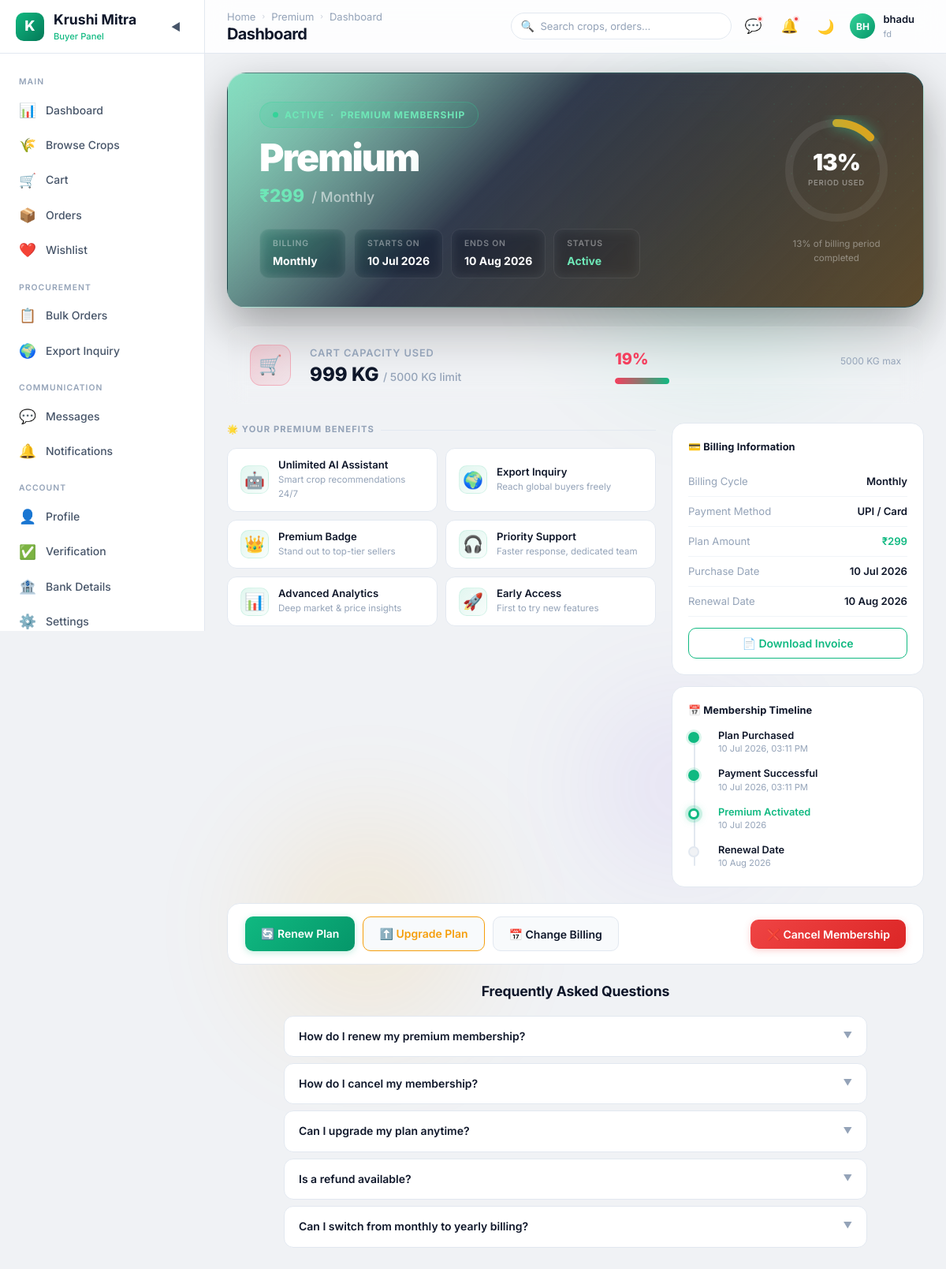
/buyer/current_plan/ (signed in), run on an earlier commit of the app's database.
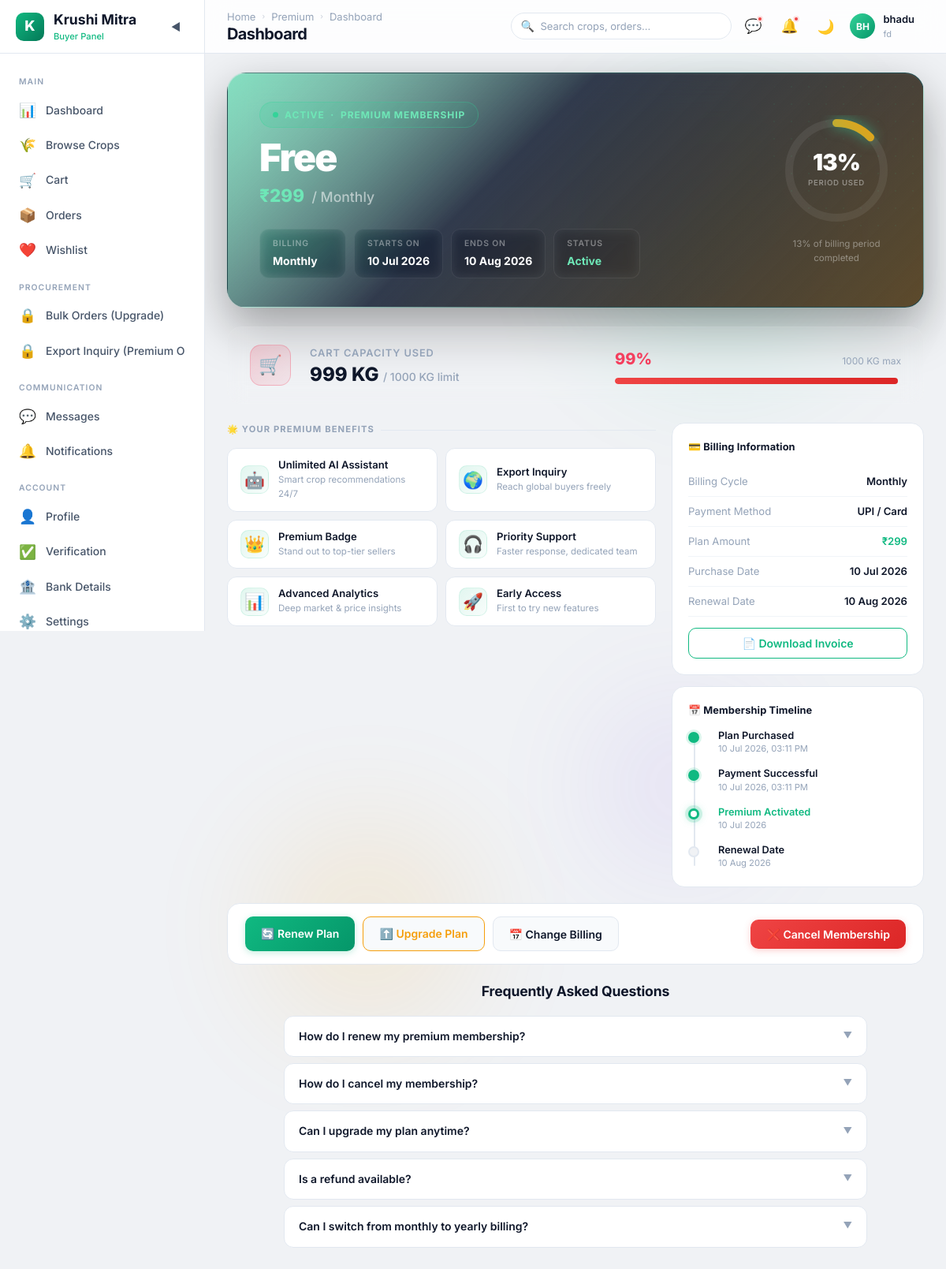
And on a later commit of the database.
### buyer/models.py (models this page shows, shortened)
class premium_buyer(models.Model):
    PREMIUM_CHOOSE =  (
        ('Free', 'Free'),
        ('Standard', 'Standard'),
        ('Premium', 'Premium'),
    )
    PREMIUM_TYPECHOOSE =  (
        ('Monthly', 'Monthly'),
        ('Yearly', 'Yearly'),
    )
    user = models.ForeignKey(Buyer, on_delete=models.CASCADE, related_name='Premium_user')
    premium_type = models.CharField(max_length=20,choices=PREMIUM_CHOOSE)
    premium_time = models.CharField(max_length=20,choices=PREMIUM_TYPECHOOSE)
    purchase_date = models.DateTimeField(default=timezone.now)
    @property
    def end_date(self):
        if self.premium_time == "Monthly":
            return self.purchase_date + relativedelta(months=1)
        elif self.premium_time == "Yearly":
            return self.purchase_date + relativedelta(years=1)
    @property
    def is_expired(self):
        if self.premium_type == "Free":
            return False
        return timezone.now() > self.end_date

class Cart(models.Model):
    user = models.OneToOneField(
        User,
        on_delete=models.CASCADE,
        related_name='cart'
    )
    tax_per = models.IntegerField(blank=True, null=True,default=5)
    total_kg = models.IntegerField(blank=True, null=True)
    cart_limit = models.IntegerField(blank=True, null=True,default=1000)
    created_at = models.DateTimeField(auto_now_add=True)
    updated_at = models.DateTimeField(auto_now=True)

### farmer/views.py (the view)
        def wrapper(request, *args, **kwargs):
            if "contact" in request.session:
                try:
                    user = User.objects.get(contact=request.session['contact'])
                    request.uid = user
                    if user.role not in allowed_roles:
                        messages.error(request, "Access Denied")
                        return redirect('login')
                    return view_function(request, *args, **kwargs)
                except User.DoesNotExist:
                    return redirect('login')
            return redirect('login')

### buyer/views.py (called while the page is built)
@check_login(['Buyer'])
def current_plan(request):
    uid = request.uid
    buyr = Buyer.objects.get(user=uid)
    premium_type = premium_buyer.objects.get(user=buyr)
    cart = Cart.objects.get(user=uid)
    cart_used = cart.total_kg
    cart_limit = cart.cart_limit
    cart_usage_pct = min(int((cart_used / cart_limit) * 100), 100)
    last_buy = premium_history.objects.filter(user=buyr).first()
    return render(request, "buyer/current_plan.html", {
        'buyr': buyr,
        'premium_type': premium_type,
        'cart': cart,
        'cart_used': cart_used,
        'cart_usage_pct': cart_usage_pct,
        'last_buy':last_buy
    })

### buyer/templates/buyer/current_plan.html (shortened to what the changed rows need)
<!DOCTYPE html>
{% load static %}
<html lang="en">
<head>
  <link rel="stylesheet" href="{% static 'buyer/css/style.css' %}">
  <link rel="stylesheet" href="{% static 'buyer/css/current_plan.css' %}">
</head>
<body>
  <div class="app-layout">
    <aside class="sidebar">
      <nav class="sidebar-nav">
        {% if buyr.is_premiume %}
        <a href="{% url 'buyer_bulk_order' %}" class="sidebar-item" data-tooltip="Bulk Orders">
          <span class="sidebar-item-icon">📋</span>
          <span class="sidebar-item-text">Bulk Orders</span>
        </a>
        {% if premium_type.premium_type == 'Premium' %}
        <a href="{% url 'buyer_export_inquiry' %}" class="sidebar-item" data-tooltip="Export Inquiry">
          <span class="sidebar-item-icon">🌍</span>
          <span class="sidebar-item-text">Export Inquiry</span>
        </a>
        {% else %}
        <a href="#" class="sidebar-item disabled-link"
          onclick="showToast('warning','Premium Only','Export Inquiry is available for Premium users only.'); return false;">
          <span class="sidebar-item-icon">🔒</span>
          <span class="sidebar-item-text">Export Inquiry (Premium Only)</span>
        </a>
        {% endif %}
        {% else %}
        <a href="#" class="sidebar-item disabled-link"
          onclick="showToast('warning','Upgrade Required','Upgrade to unlock Bulk Orders.'); return false;">
          <span class="sidebar-item-icon">🔒</span>
          <span class="sidebar-item-text">Bulk Orders (Upgrade)</span>
        </a>
        <a href="#" class="sidebar-item disabled-link"
          onclick="showToast('warning','Premium Only','Export Inquiry is available for Premium users only.'); return false;">
          <span class="sidebar-item-icon">🔒</span>
          <span class="sidebar-item-text">Export Inquiry (Premium Only)</span>
        </a>
        {% endif %}
      </nav>
    </aside>
    <div class="main-wrapper">
      <header class="navbar">
        <div class="navbar-left">
          <div>
            <h1 class="page-title">Current Plan</h1>
          </div>
        </div>
      </header>
      <main class="main-content" style="position:relative;">
        <div class="cp-card">
          <div class="cp-card-body">
            <div class="cp-card-left">
              <div class="cp-plan-chip">
                <span class="cp-plan-chip-dot"></span>
                Active &nbsp;·&nbsp; Premium Membership
              </div>
              <div class="cp-plan-name">{{ premium_type.premium_type }}</div>
              <div class="cp-plan-price">
                <strong>₹{{ last_buy.price}}</strong>
                &nbsp;/ {{ premium_type.premium_time }}
              </div>
              <div class="cp-meta-row">
                <div class="cp-meta-pill">
                  <span class="cp-meta-pill-label">Billing</span>
                  <span class="cp-meta-pill-value">{{ premium_type.premium_time }}</span>
                </div>
                <div class="cp-meta-pill">
                  <span class="cp-meta-pill-label">Starts On</span>
                  <span class="cp-meta-pill-value">{{ premium_type.purchase_date|date:"d M Y" }}</span>
                </div>
                <div class="cp-meta-pill">
                  <span class="cp-meta-pill-label">Ends On</span>
                  <span class="cp-meta-pill-value">{{ premium_type.end_date|date:"d M Y" }}</span>
                </div>
                <div class="cp-meta-pill">
                </div>
              </div>
            </div>
          </div>
        </div>
        <div class="cp-cart-meter">
          <div class="cp-cart-meter-info">
            <div class="cp-cart-meter-nums">
              {{ cart_used }} KG
              <small>/ {{ cart.cart_limit }} KG limit</small>
            </div>
          </div>
          <div class="cp-cart-bar-wrap">
            <div class="cp-cart-bar-top">
              <span class="cp-cart-bar-pct">{{ cart_usage_pct }}%</span>
              <span class="cp-cart-bar-limit">{{ cart.cart_limit }} KG max</span>
            </div>
            <div class="cp-cart-bar-track">
              <div class="cp-cart-bar-fill" data-width="{{ cart_usage_pct }}%"
                style="{% if cart_usage_pct >= 90 %}background:linear-gradient(90deg,var(--red-500),var(--red-600));{% elif cart_usage_pct >= 60 %}background:linear-gradient(90deg,var(--amber-500),var(--amber-600));{% else %}background:linear-gradient(90deg,var(--rose-500),var(--primary-500));{% endif %}">
              </div>
            </div>
          </div>
        </div>
        <div class="cp-layout">
          <div>
            <div class="cp-panel">
              <div class="cp-row">
                <span class="cp-row-label">Billing Cycle</span>
                <span class="cp-row-value">{{ premium_type.premium_time }}</span>
              </div>
              <div class="cp-row">
                <span class="cp-row-label">Purchase Date</span>
                <span class="cp-row-value">{{ premium_type.purchase_date|date:"d M Y" }}</span>
              </div>
              <div class="cp-row">
                <span class="cp-row-label">Renewal Date</span>
                <span class="cp-row-value">{{ premium_type.end_date|date:"d M Y" }}</span>
              </div>
            </div>
            <div class="cp-panel">
              <div class="cp-htimeline">
                <div class="cp-hstep done">
                  <div class="cp-hstep-dot"></div>
                  <div class="cp-hstep-title">Plan Purchased</div>
                  <div class="cp-hstep-time">{{ premium_type.purchase_date|date:"d M Y, h:i A" }}</div>
                </div>
                <div class="cp-hstep done">
                  <div class="cp-hstep-dot"></div>
                  <div class="cp-hstep-title">Payment Successful</div>
                  <div class="cp-hstep-time">{{ premium_type.purchase_date|date:"d M Y, h:i A" }}</div>
                </div>
                <div class="cp-hstep now">
                  <div class="cp-hstep-dot"></div>
                  <div class="cp-hstep-title">Premium Activated</div>
                  <div class="cp-hstep-time">{{ premium_type.purchase_date|date:"d M Y" }}</div>
                </div>
                <div class="cp-hstep">
                  <div class="cp-hstep-dot"></div>
                  <div class="cp-hstep-title">Renewal Date</div>
                  <div class="cp-hstep-time">{{ premium_type.end_date|date:"d M Y" }}</div>
                </div>
              </div>
            </div>
          </div>
        </div>
      </main>
    </div>
  </div>
</body>
</html>

What changed in the data, as far as the page shows it:
changed Buyer "fd": is_premiume True → False (drawn)
changed premium_buyer "Monthly": premium_type "Premium" → "Free"
changed Cart: cart_limit "5000" → "1000"
Also different on the page:
{{ cart_usage_pct }}: "19" → "99"
{{ cart_usage_pct }}: 19 → 99 (drawn)
text no longer shown: "📋 Bulk Orders 🌍 Export Inquiry"
text now shown: "🔒 Bulk Orders (Upgrade) 🔒 Export Inquiry (Premium…"
